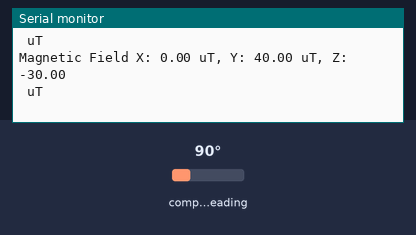
The sketch below on a simulated Arduino Nano 33 BLE. Parts: the last lines printed to the serial monitor. The test bench sets the inputs (shaded band); at power-on: compass heading 90°.

Above: at 1.3 s.
1.4 s: compass heading set to 7°
At 1.9 s:
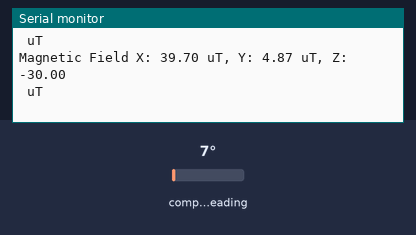
2.9 s: compass heading set to 180°
At 3.4 s:
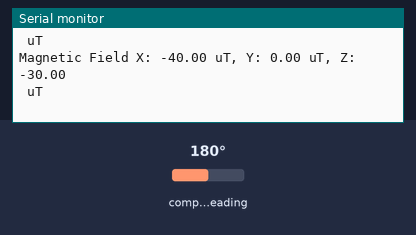
Timing chart, 0 to 5.9 s (numbered marks = the images above; inputs shaded):
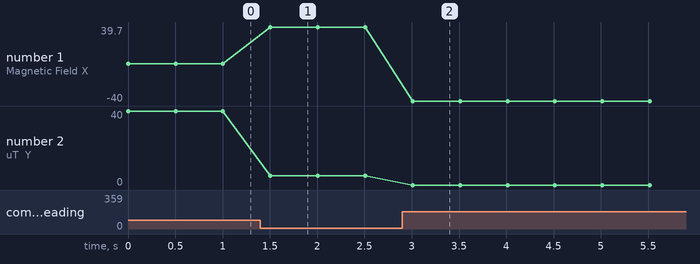

The sketch:

sketch_Experiment3.ino
```cpp
#include <Arduino_LSM9DS1.h> // For the magnetometer

void setup() {
  Serial.begin(9600);
  while (!Serial); // Wait for Serial Monitor to open

  if (!IMU.begin()) {
    Serial.println("Failed to initialize IMU!");
    while (1);
  }
}

void loop() {
  float mx, my, mz;

  if (IMU.magneticFieldAvailable()) {
    IMU.readMagneticField(mx, my, mz);

    Serial.print("Magnetic Field X: ");
    Serial.print(mx);
    Serial.print(" uT, Y: ");
    Serial.print(my);
    Serial.print(" uT, Z: ");
    Serial.println(mz);
    Serial.print(" uT\n");
  }

  delay(500);
}
```

Measured:
- after the input at 1.4 s, the serial monitor: prints a new line after 0.11 s (image 1)
- after the input at 2.9 s, the serial monitor: prints a new line after 0.11 s (image 2)
- plotted number 1: 0 → 39.7 after the input at 1.4 s, 39.7 → -40 after the input at 2.9 s
- plotted number 2: 40 → 4.87 after the input at 1.4 s
